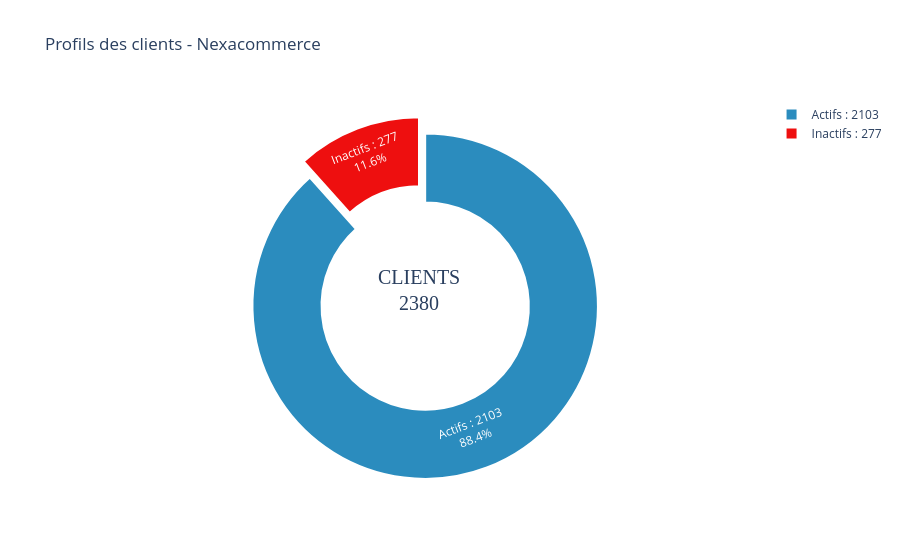

Write notebook code for a chart like this one.
### Markdown cell above
### Profils clients actifs vs inactifs

### Code cell
order_counts = orders['customer_id'].value_counts()


def segment_customer(customer_id):
    count = order_counts.get(customer_id, 0)
    return 'Actif ' if count >= 3 else 'Inactif / Occasionnel'

customers['profile'] = customers['customer_id'].map(segment_customer)


counts = customers['profile'].value_counts()
total_customers = len(customers)
nb_actifs = (order_counts >= 3).sum()
nb_inactifs = len(customers) - nb_actifs

colors = ["#2b8cbe", "#ee0f0f"] 

label_actif = f"Actifs : {nb_actifs}"
label_inactif = f"Inactifs : {nb_inactifs}"


fig = go.Figure(data=[go.Pie(
    labels=[label_actif, label_inactif], 
    values=[nb_actifs, nb_inactifs],
    hole=.6,
    marker=dict(colors=colors, line=dict(color="#FFFFFF", width=2)),
    textinfo='percent+label',
    hoverinfo='label+value+percent',
    pull=[0.1, 0] 
)])

fig.update_layout(
    title_text="Profils des clients - Nexacommerce",
    annotations=[dict(
        text=f'CLIENTS<br>{total_customers}', 
        x=0.5, y=0.5, font_size=20, showarrow=False, font_family="Arial Black"
    )],
    template="plotly_white",
    showlegend=True
)

fig.show()

### Figure 1 — Plotly figure (JSON) as saved in the notebook; plotly's stock layout.template omitted (floating-point values rounded to 4 significant figures)
{"data": [{"hole": 0.6, "hoverinfo": "label+value+percent", "labels": ["Actifs : 2103", "Inactifs : 277"], "marker": {"colors": ["#2b8cbe", "#ee0f0f"], "line": {"color": "#FFFFFF", "width": 2}}, "pull": [0.1, 0], "textinfo": "percent+label", "type": "pie", "values": [2103, 277]}], "layout": {"annotations": [{"font": {"family": "Arial Black", "size": 20}, "showarrow": false, "text": "CLIENTS<br>2380", "x": 0.5, "y": 0.5}], "showlegend": true, "title": {"text": "Profils des clients - Nexacommerce"}}}
